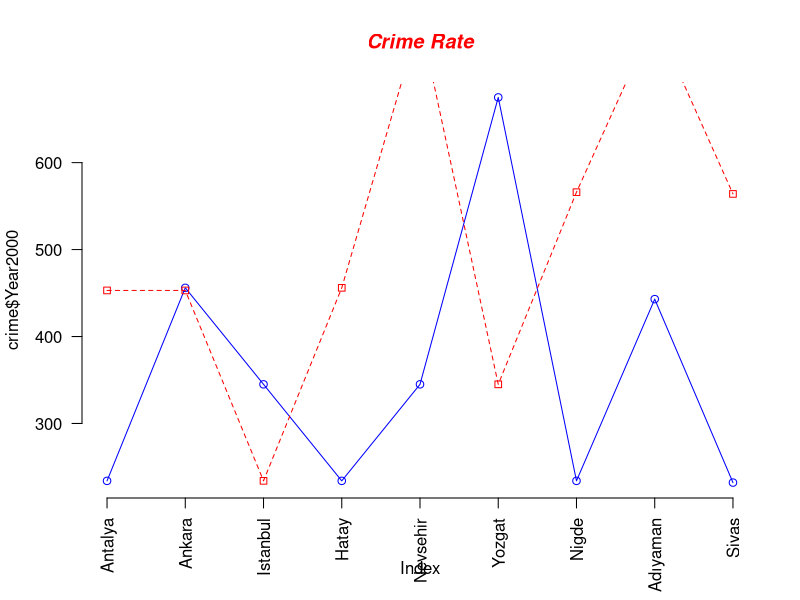

Reproduce this figure in R.
# Line of graphs
#
setwd("~/Google Drive/repos/r/Data Visualization/3-Types of Graphs/")
library(readxl)
crime<-read_excel("2-crime.xlsx")
View(crime)

# plot line graph of year 2000
plot(crime$Year2000, type="o",col="blue",axes = FALSE)

# Make x axis using crime state labels
axis(1,at=1:9,lab=crime$City,las=2)
axis(2,las=1)

# plot crime rate of year 2016
lines(crime$Year2016, type="o", pch=22, lty=2, col="red")

# create a title with a red, bold/italic title
title(main = "Crime Rate",col.main="red",font.main=4)
